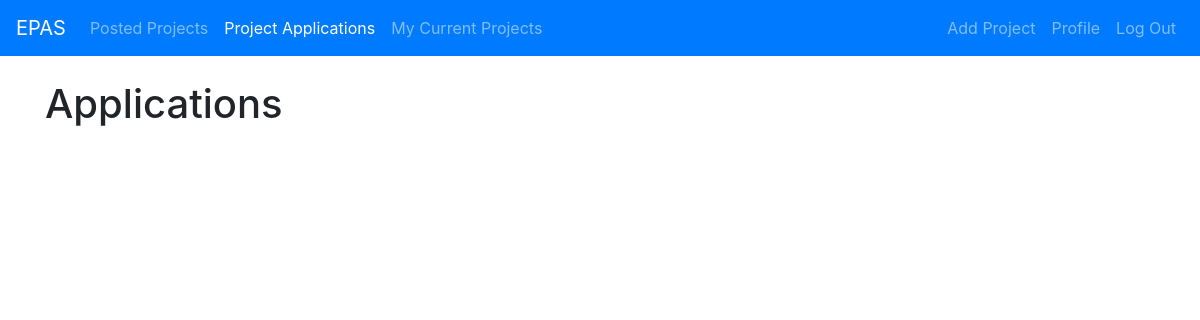
/profprojectapplications/ (signed in), run on an earlier commit of the app's database.
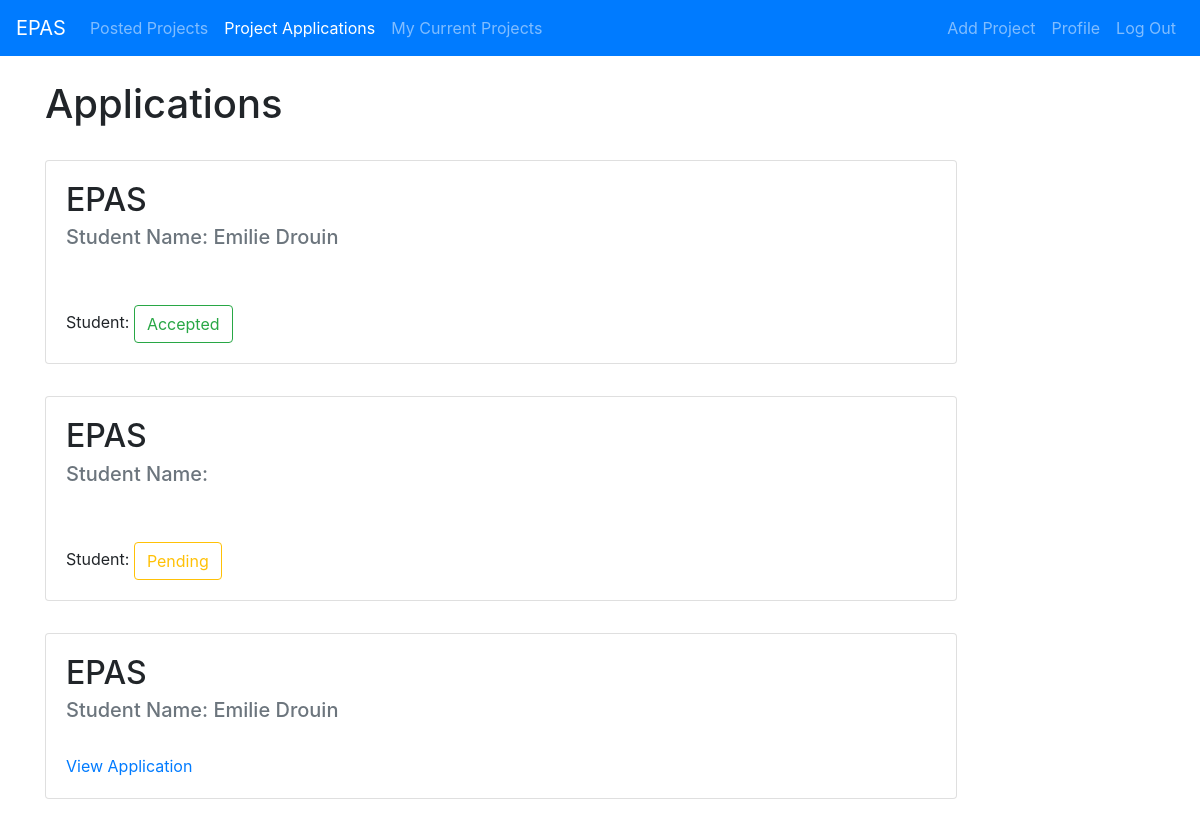
And on a later commit of the database.
### projectListing/models.py (models this page shows, shortened)
class Application(models.Model):
    Application_STATUS = (
    ('p', 'Make Decision Later'),
    ('a', 'Approve'),
    ('r', 'Reject'),
    )
    Offer_STATUS = (
    ('p', 'Make Decision Later'),
    ('a', 'Accept'),
    ('r', 'Reject'),
    )
    student = models.ForeignKey(User, on_delete=models.CASCADE)
    project = models.ForeignKey(Post, on_delete=models.CASCADE)
    projectID = models.IntegerField(default=-1)
    appDetails = models.TextField(verbose_name='Tell us why you\'d like this project')
    applicationStatus = models.CharField(
                max_length=50,
                choices=Application_STATUS,
                blank=True,
                default='p',
            )
    offerStatus = models.CharField(
                max_length=50,
                choices=Offer_STATUS,
                blank=True,
                default='p',
            )

class Post(models.Model):
    title = models.CharField(max_length=100, verbose_name='Project name:')
    description = models.TextField(verbose_name='Project description:')
    date_posted = models.DateField(default=timezone.now)
    professor = models.ForeignKey(User, on_delete=models.CASCADE)
    desiredNumStudents = models.IntegerField(verbose_name='Ideal number of students')
    maxNumStudents = models.IntegerField(verbose_name='Max number of students:')
    minTermLength = models.IntegerField(verbose_name='Min number of months:')
    maxTermLength = models.IntegerField(verbose_name='Max number of months:')
    relatedProgram = models.CharField(max_length=100, verbose_name='Program:')
    course = models.CharField(max_length=100, default="null", verbose_name='Course:')
    active = models.BooleanField(default=False, verbose_name='Active')
    isApproved = models.BooleanField(default=False, verbose_name='Approve?')

class User(AbstractUser):
    class Types(models.TextChoices):
        STUDENT = 'STUDENT', 'Student'
        PROFESSOR = 'PROFESSOR', 'Professor'
        CORPORATE_SUPERVISOR = 'CORPORATE_SUPERVISOR', 'Corporate Supervisor'
        PROGRAM_DIRECTOR = 'PROGRAM_DIRECTOR', 'Program Director'
    type = models.CharField(max_length=50, choices=Types.choices, default=Types.STUDENT)

### projectListing/views.py (the view)
# urls.py: path('profprojectapplications/', views.profprojectapplications, name='projectListing-prof_projectapplication'),
def profprojectapplications(request):
    context = {
        'appliedProject': Application.objects.all()
    }
    return render(request, 'projectListing/prof_projectapplications.html', context)

### projectListing/templates/projectListing/prof_projectapplications.html (shortened to what this page needs)
{% extends "projectListing/base.html" %}
{% block content %}
<br>
    <h1>Applications</h1>
    <br>
    <div class="card-deck">
        {% for post in appliedProject %}
            {% if user.username == post.project.professor.username %}
                {% if post.applicationStatus != "r"%}
                    <div class="card" style="min-width: 80%; max-width: 80%; margin-bottom: 2rem;">
                        <div class="card-body">
                            <h2 class="card-title">{{ post.project.title }}</h2>
                            <h5 class="card-subtitle mb-2 text-muted">Student Name: {{ post.student.first_name}} {{ post.student.last_name}}</h3>
                            {% if post.applicationStatus == "a"%}
                                <br><br>
                                <td>
                                    Student:
                                    {% if post.offerStatus == "a" %}
                                    <button type="button" class="btn btn-outline-success">Accepted</button>
                                    {% elif post.offerStatus == "r" %}
                                    <button type="button" class="btn btn-outline-danger">Rejected</button>
                                    {% else %}
                                    <button type="button" class="btn btn-outline-warning">Pending</button>
                                    {% endif %}
                                </td>
                            {% else %}
                            <br>
                            <a href="{% url 'application-detail' post.id %}" class="card-link">View Application</a>
                            {% endif %}
                        </div>
                    </div>
            {% endif %}
            {% endif %}
        {% endfor %}
{% endblock content %}

### projectListing/templates/projectListing/base.html (shortened to what this page needs)
<!DOCTYPE html>
<html>
  <head>
	  <link rel="stylesheet" href="https://stackpath.bootstrapcdn.com/bootstrap/4.3.1/css/bootstrap.min.css">
  </head>
  <body>
    <div class="wrapper">
    	<nav id="navigationbar" class="navbar navbar-expand-lg navbar-dark bg-primary">
        	<a class="navbar-brand" href="#">EPAS</a>
        	<div class="collapse navbar-collapse" id="navbarSupportedContent">
          		<ul class="navbar-nav mr-auto">
					{% if user.is_authenticated %}
						{% if user.type == "STUDENT" %}
							<li class="nav-item {% if request.path == "/" %}active{% endif %}">
								<a class="nav-link" href="/">Posted Projects</a>
							</li>
							<li class="nav-item {% if request.path == "/applications/" %}active{% endif %}">
								<a class="nav-link" href="/applications">My Applications</a>
							</li>
							<li class="nav-item {% if request.path == "/myprojects/" %}active{% endif %}">
								<a class="nav-link" href="/myprojects">My Projects</a>
							</li>
						{% else %}
							<li class="nav-item {% if request.path == "/" %}active{% endif %}">
								<a class="nav-link" href="/">Posted Projects</a>
							</li>
							<li class="nav-item {% if request.path == "/profprojectapplications/" %}active{% endif %}">
								<a class="nav-link" href="/profprojectapplications">Project Applications</a>
							</li>
							<li class="nav-item {% if request.path == "/profactiveprojects/" %}active{% endif %}">
								<a class="nav-link" href="/profactiveprojects">My Current Projects</a>
							</li>
						{% endif %}
					{% else %}
					<li class="nav-item {% if request.path == "/" %}active{% endif %}">
						<a class="nav-link" href="/">Find Projects</a>
					</li>
					{% endif %}
          		</ul>
          		<div class="navbar-nav">
						{% if user.is_authenticated %}
							{% if user.type != "STUDENT" %}
								<a class=" nav-item nav-link" href="{% url 'post-create' %}">Add Project</a>
							{% endif %}
							<a class=" nav-item nav-link" href="{% url 'profile' %}">Profile</a>
							<a class="nav-item nav-link" href="{% url 'logout' %}">Log Out</a>
						{% else %}
							<a class="nav-item nav-link" href="{% url 'login' %}">Login</a>
							<a class="nav-item nav-link" href="{% url 'register' %}">Sign Up</a>
						{% endif %}
          		</div>
        	</div>
      	</nav>
      	<div id="content">
            <div class="container">
                {% block content %} {% endblock %}
      	</div>
    </div>
  </body>
</html>

What changed in the data, as far as the page shows it:
added Application: project "EPAS", student.first_name "Emilie", student.last_name "Drouin", shows "Student:", applicationStatus "Accepted"
added Application: project "EPAS", shows "Student:", applicationStatus "Pending"
added Application: project "EPAS", student.first_name "Emilie", student.last_name "Drouin", applicationStatus "View Application"
